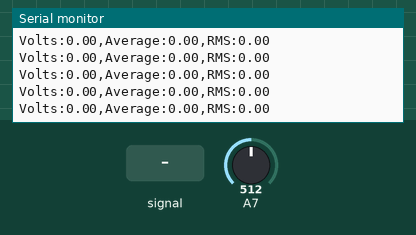
Simulated run of this sketch. Board: Arduino Uno, built with avr-gcc and run on an emulated ATmega328P. On the bench: the last lines printed to the serial monitor. The inputs (shaded band) are chosen by the test bench; at power-on: A7 = 512.

Above: at 1.2 s.
1.3 s: A7 fed a 200 Hz sine of ±81 counts around its level
At 1.34 s:
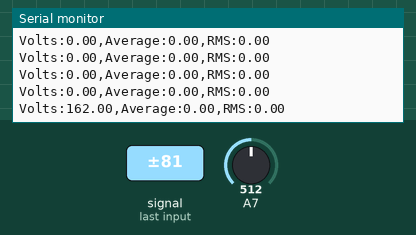
4.3 s: A7 set to 716
At 4.31 s:
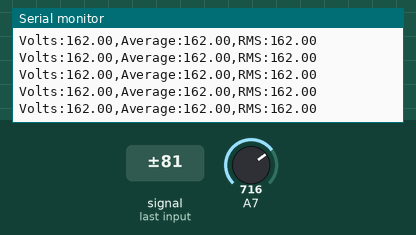
5.8 s: A7 fed a 1000 Hz sine of ±255 counts around its level
At 5.85 s:
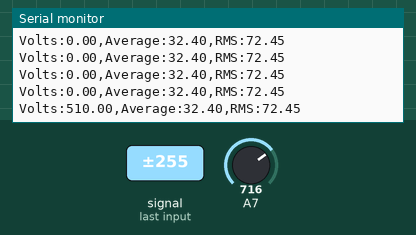
7.3 s: A7 set to 900
At 7.33 s:
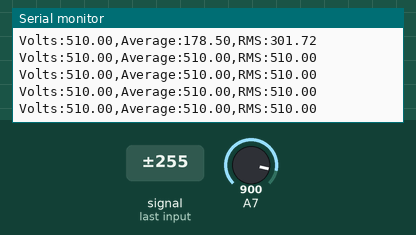
Timing chart, 0 to 10.3 s (numbered marks = the images above; inputs shaded):
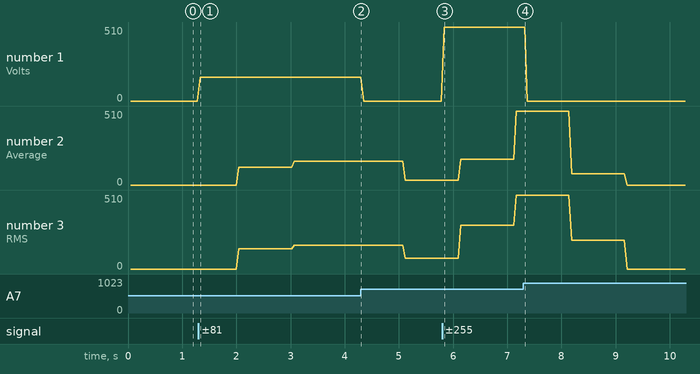

Measured:
- after the input at 1.3 s, the serial monitor: prints a new line at once (image 1)
- after the input at 5.8 s, the serial monitor: prints a new line at once (image 3)
- plotted number 1: 0 → 162 after the input at 1.3 s, 0 → 510 after the input at 5.8 s
- plotted number 2: 0 → 162 after the input at 1.3 s, 162 → 32.4 after the input at 4.3 s, 32.4 → 510 after the input at 5.8 s
- plotted number 3: 0 → 162 after the input at 1.3 s, 162 → 72.45 after the input at 4.3 s, 72.45 → 510 after the input at 5.8 s

The sketch:

MicrophoneExample.ino
```cpp
/****************************************
Example Sound Level Sketch for the
Adafruit Microphone Amplifier
****************************************/

const int sampleWindow = 50; // Sample window width in mS (50 mS = 20Hz)
unsigned int sample;

unsigned long startProgram; //keep track of the start of the program

int counts = 0;
double sum = 0;
double sumOfSquares = 0;
double ave = 0;
double rms = 0;


void setup()
{
   Serial.begin(9600);
   startProgram= millis();  // Start of the program
}


void loop()
{
   unsigned long startMillis= millis();  // Start of sample window
   unsigned int peakToPeak = 0;   // peak-to-peak level

   unsigned int signalMax = 0;
   unsigned int signalMin = 1024;

   // collect data for 50 mS
   while (millis() - startMillis < sampleWindow)
   {
      sample = analogRead(7);
      if (sample < 1024)  // toss out spurious readings
      {
         if (sample > signalMax)
         {
            signalMax = sample;  // save just the max levels
         }
         else if (sample < signalMin)
         {
            signalMin = sample;  // save just the min levels
         }
      }
   }
   peakToPeak = signalMax - signalMin;  // max - min = peak-peak amplitude
   double volts = peakToPeak;  // convert to volts
   sum += volts;
   sumOfSquares += volts * volts;
   counts += 1;
   if (millis() - startProgram > 1000) // calculate average and rms every second
   {
      ave = sum / counts;
      rms = sqrt(sumOfSquares / counts);
      sum = 0;
      sumOfSquares = 0;
      counts = 0;
      startProgram= millis();  // restart count of the program
   }
   Serial.print("Volts:"); Serial.print(volts); Serial.print(",");
   Serial.print("Average:"); Serial.print(ave); Serial.print(",");
   Serial.print("RMS:"); Serial.println(rms);
}
```
